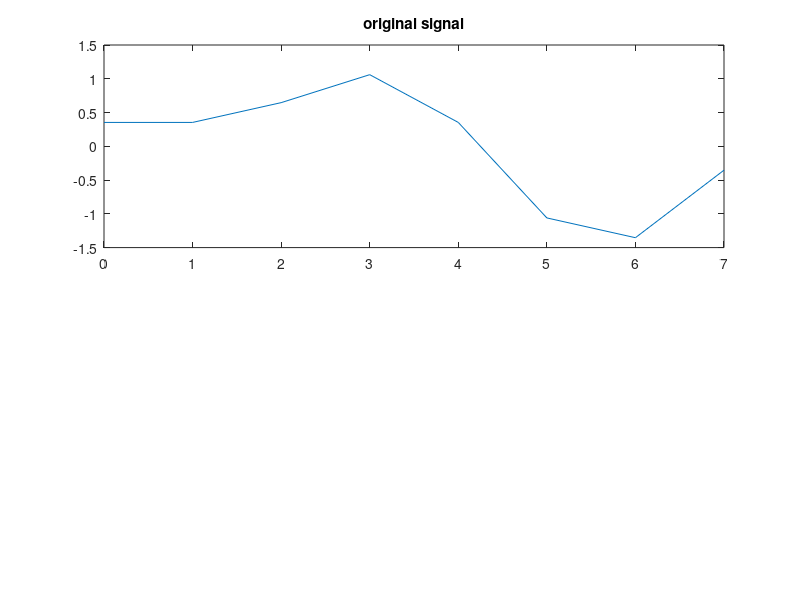
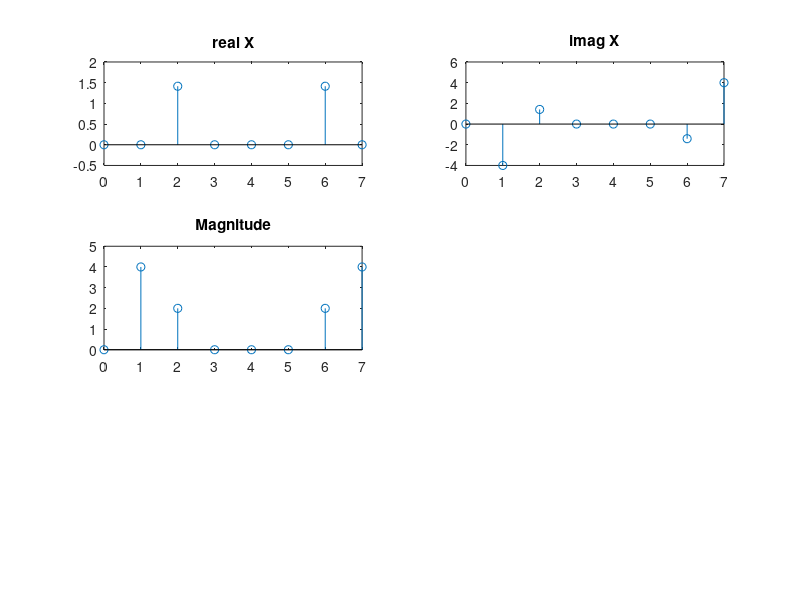

The MATLAB source for these figures, in order: (Note: this script raises an error after producing the figures.)
clc;
close all;
clear all;

fs = 8000;
ts = 1/fs;
N = 8;
n = 0: N-1;

x = sin(2*pi*1000*n*ts) + 0.5*sin(2*pi*ts*2000*n + ((3*pi)/4));

figure(1)
subplot(2,1,1)
plot(n,x)
title('original signal');

X = zeros(1, N);

for m = 1:N
    for n = 1:N
        X(m) = X(m) + ( x(n)*exp(-2j*pi*(m-1)*(n-1)/N) );
    end
end

figure(2)
n = 0:N-1;
subplot(3,2,1)
stem(n, real(X)), title('real X');


subplot(3,2,2)
stem(n, imag(X)), title('imag X');


subplot(3,2,3)
stem(n, abs(X)), title('Magnitude');

radp = phase(X);
degp = rad2deg(radp);
subplot(3,2,4)
stem(n, degp), title('Phase');

y = abs(X).^2;
subplot(3,2,5)
stem(n, y), title('Power Spectrum');

%idft
X = [5, 0, 1 - j, 0, 1, 0, 1+j, 0];
N = length(X);
x = zeros(1, N);
for n = 1:N
    for m = 1:N
        x(n) = x(n) + (1/N)*( X(m)*(exp(2j*pi*(m-1)*(n-1)/N)));
    end
end

n = 0:N-1;
figure(1)
subplot(2,1,2)
plot(n,x)
title('inverse DFT');
